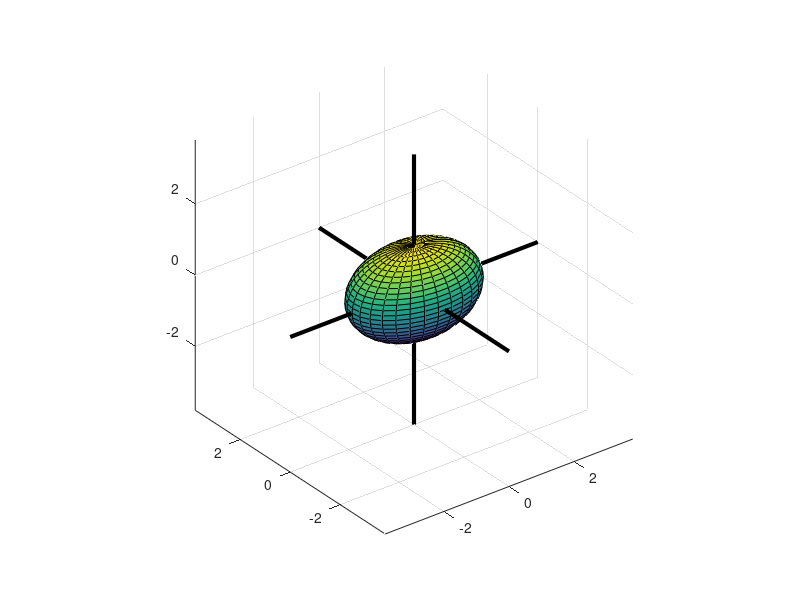

MATLAB code to generate this figure:
close all
[x, y, z] = ellipsoid(0,0,0,1.9,1.25,1.25,30);
figure
surf(x, y, z)
axis equal
xl = xlim()
yl = ylim()
zl = zlim()
hold on;
line(2*xl, [0,0], [0,0], 'LineWidth', 3, 'Color', 'k');
line([0,0], 2*yl, [0,0], 'LineWidth', 3, 'Color', 'k');
line([0,0], [0,0], 2*zl, 'LineWidth', 3, 'Color', 'k');
